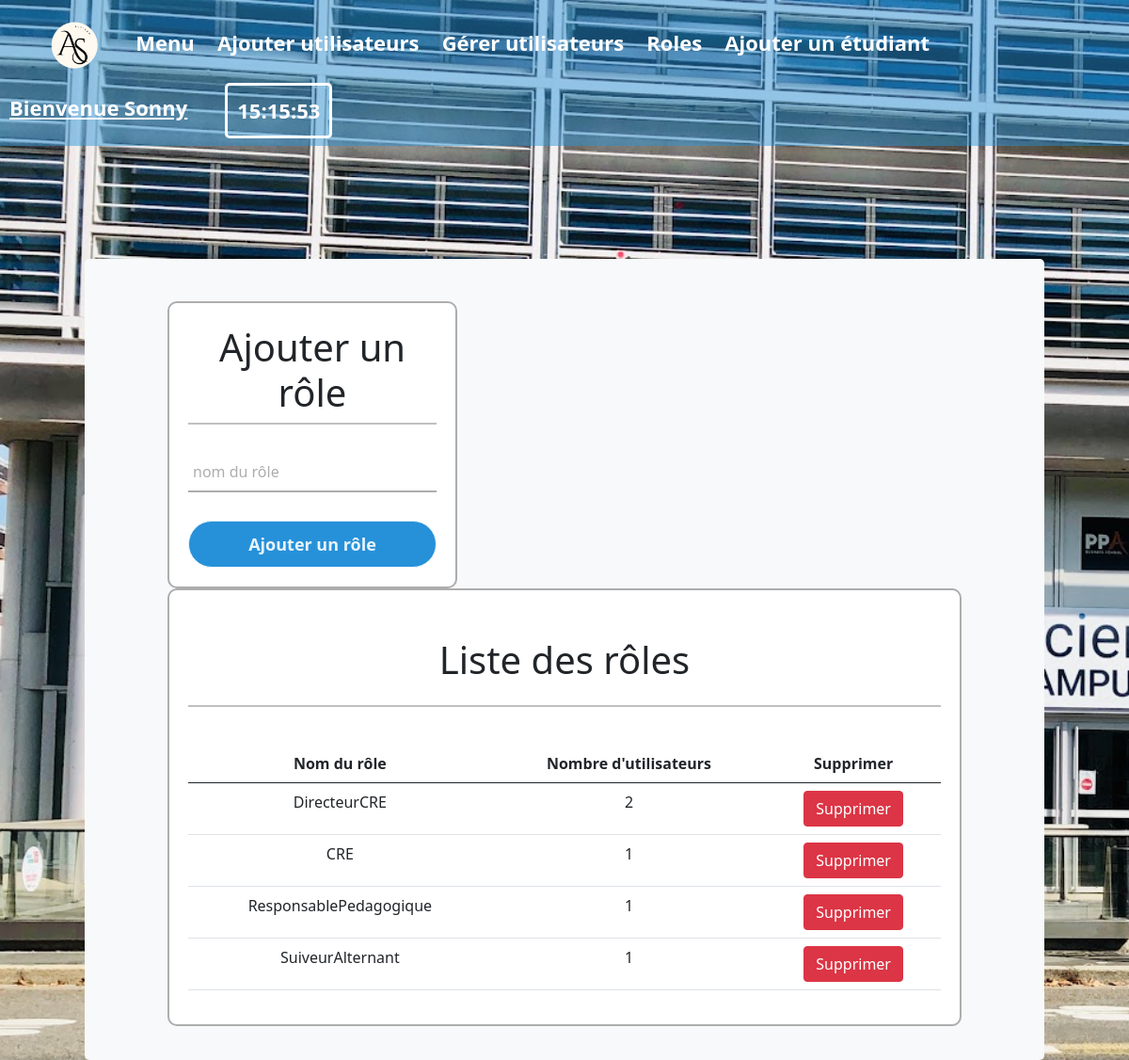
/adminRole.php (signed in), run on the app's committed database.
### tables this page shows
CREATE TABLE IF NOT EXISTS `utilisateurs` (
    `id_utilisateur` INT NOT NULL AUTO_INCREMENT,
    `email` VARCHAR(50) DEFAULT NULL,
    `mdp` VARCHAR(50) DEFAULT NULL,
    `nom` VARCHAR(50) DEFAULT NULL,
    `prenom` VARCHAR(50) DEFAULT NULL,
    `id_role` INT NOT NULL,
    PRIMARY KEY (`id_utilisateur`),
    FOREIGN KEY (`id_role`) REFERENCES `roles`(`id_role`)
);

CREATE TABLE IF NOT EXISTS `roles` (
    `id_role` INT NOT NULL AUTO_INCREMENT,
    `nom_role` VARCHAR(50) DEFAULT NULL,
    PRIMARY KEY (`id_role`)
);

### adminRole.php (the view, shortened to what this page needs)
<!doctype html>
    <html lang="fr">
    <head>
        <link href="class1.css?<?php echo time(); ?>" rel="stylesheet">
        <link href="https://cdn.jsdelivr.net/npm/bootstrap@5.0.0-beta1/dist/css/bootstrap.min.css" rel="stylesheet">
    </head>
    <body class="bodyAdmin">
            <nav class="navbar navbar-default navbar-fixed-top">
            <div class="navbar-header">
                <a name="home" class="navLogo"
                href="home.php" style=""><img src="logo.png" class="logo"></img></a>
                <a class="navA" href="DirecteurCRE.php">Menu</a>
                <a class="navA" href="adminAddUtilisateur.php">Ajouter utilisateurs</a>
                <a class="navA" href="adminUtilisateur.php">Gérer utilisateurs</a>
                <a class="navA" href="adminRole.php">Roles</a>
                <a class="navA" href="adminAddStudent.php">Ajouter un étudiant</a>
            </div>
            <div class="divTime">
                <?php
                    if(isset($_SESSION['email'])) {
                        $email = $_SESSION['email'];
                        $db = mysqli_connect('localhost', 'root', '', 'alt_sup_project');
                        $sqlSelect = "SELECT prenom FROM utilisateurs WHERE email = '$email'";
                        $result = mysqli_query($db, $sqlSelect);
                        if(mysqli_num_rows($result) > 0) {
                            $row = mysqli_fetch_assoc($result);
                            $username = $row['prenom'];
                            echo "<a class='name'>Bienvenue $username</a>";
                        }
                        else {
                            echo "Utilisateur inconnu";
                        }
                        }
                        else {
                        header("Location: home.php");
                        exit();
                    }
                ?>
                <?php
                    echo "<a class='time' id='clock'></a>";
                ?>
            </div>
        </nav>
        <div class="containerAdmin text-center">
            <div class="divAdminMenu bg-light">
                <div class="row">
                    <div class="col-md-4">
                    <div class="divTitle">
                        <h1>Ajouter un rôle</h1>
                    </div>
                    <form class="" method="post">
                        <div class="texte">
                            <input type="text" name="role" required>
                            <label>nom du rôle</label>
                        </div>
                        <div class="button">
                        <input type="submit" name="submit" value="Ajouter un rôle">
                        </div>
                    </form>
                    </div>
                    <div class="col">
                        <div class="divTitle">
                            <h1>Liste des rôles</h1>
                        </div>
                        <?php
                            $db = new PDO('mysql:host=localhost;dbname=alt_sup_project;charset=utf8mb4', 'root', '');
                            $select = "SELECT roles.*, COUNT(utilisateurs.id_role) AS total_utilisateur, utilisateurs.*
                            FROM roles
                            LEFT JOIN utilisateurs ON utilisateurs.id_role = roles.id_role
                            GROUP BY roles.id_role";
                            $stmt = $db->prepare($select);
                            $stmt->execute();
                            $data = $stmt->fetchAll(PDO::FETCH_ASSOC);
                        ?>
                        <table class="table">
                            <thead>
                                <tr>
                                    <th>Nom du rôle</th>
                                    <th>Nombre d'utilisateurs</th>
                                    <th>Supprimer</th>
                                </tr>
                            </thead>
                            <tbody>
                            <?php
                                foreach ($data as $row) {
                                    echo "<tr>
                                    <td>".$row['nom_role']."</td>
                                    <td>".$row['total_utilisateur']."</td>
                                    <td><form method='post'>
                                        <input type='hidden' name='id_supprimer' value='".$row['id_role']."'>
                                        <button type='submit' name='supprimer' class='btn btn-danger'>Supprimer</button>
                                        </form></td>
                                    </tr>";
                                }
                            ?>
                            </tbody>
                        </table>
                    </div>
                </div>
            </div>
        </div>
    </body>

### class1.css (style rules this page uses)
form .texte { position: relative; border-bottom: 2px solid #adadad; margin: 30px 0; }
.texte input { width: 100%; padding: 0 5px; height: 40px; font-size: 16px; border: none; background: none; outline: none; }
.texte label { position: absolute; top: 50%; left: 5px; color: #adadad; font-size: 16px; transform: translateY(-50%); transition: .5s; pointer-events: none; }
input[type="submit"] { width: 100%; height: 50px; border: 1px solid; background: #2691d9; border-radius: 25px; font-size: 18px; color: #e9f4fb; cursor: pointer; outline: none; font-weight: 700; }
.navbar { padding: 20px 10px 20px 0px; background-color: #2691d979; transition: all ease 0.4s; z-index: 1; }
.navA { font-size: 22px; font-weight: 600; color: white; text-align: center; padding: 10px; text-decoration: none; transition: all 0.5s ; border-radius: 5px; }
.navbar-header { margin-left: 30px; }
.navLogo { font-size: 22px; color: white; text-align: center; padding: 10px; text-decoration: none; transition: all 0.5s ; border-radius: 5px; }
.name { font-size: 22px; font-weight: 600; color: white; padding: 10px; margin-right: 30px; text-decoration: underline; float: left; }
.time { font-size: 22px; color: white; padding: 10px; text-align: right; text-decoration: none; font-weight: 700; border: solid; border-radius: 5px; float: right; }
.divTime { margin-right: 30px; }
.logo { width: 80px; }
.bodyAdmin { margin: 0; padding: 0; height: 100%; background-image: url("CampusSciencesU.jpeg"); background-size: cover; }
.containerAdmin { border-radius: 5px; justify-content: center; align-items: center; display: flex; }
.divAdminMenu { margin-top: 10%; background: #b4b4b4; padding-bottom: 3%; padding-left: 5%; padding-right: 5%; border-radius: 5px; width: 85%; }
.divTitle { margin-bottom: 5%; margin-top: 5%; border-bottom: solid silver 2px; border-width: 100%; }
.divTitle h1 { margin-bottom: 3%; }
.divAdminMenu .row { margin-top: 5%; }
.divAdminMenu .col-md-4, .divAdminMenu .col-md-3, .divAdminMenu .col { border-radius: 10px; border: solid #adadad 2px; padding-top: 10px; padding-bottom: 20px; padding-left: 20px; padding-right: 20px; margin-left: 40px; margin-right: 40px; background: white; }
table { border: 5px; border-color: #adadad; }

### data on the page
utilisateurs: prenom "Sonny", id_role.nom_role "DirecteurCRE", total_utilisateur "2"
utilisateurs: id_role.nom_role "CRE", total_utilisateur "1"
utilisateurs: id_role.nom_role "ResponsablePedagogique", total_utilisateur "1"
utilisateurs: id_role.nom_role "SuiveurAlternant", total_utilisateur "1"
